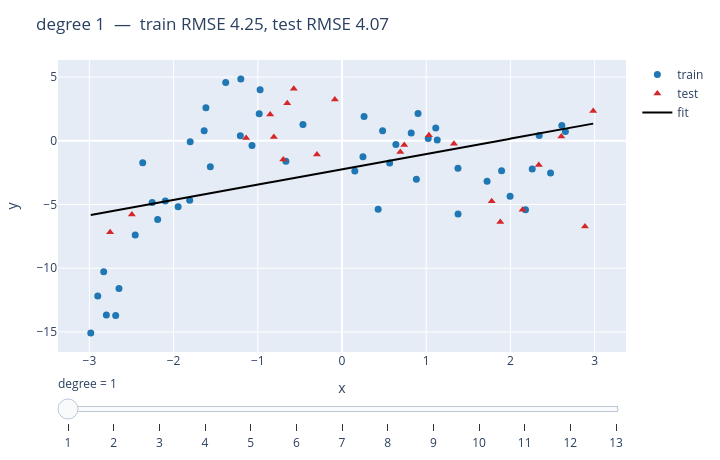

Source (notebook cell):
### Markdown cell above
## 2. 多項式回帰と過学習

特徴を多項式に拡張すると曲線も引けますが、次数を上げすぎるとノイズに食いつきます(過学習)。
下の Plotly スライダー(静的 HTML でも動く)で、次数を上げると **訓練 RMSE は下がるのにテスト RMSE が上がる** 様子を見てください。

### Code cell
x_poly, y_poly = datasets.make_polynomial_dataset(n=70, degree=3, noise=0.6, seed=0)
plotting.plotly_model_complexity(x_poly, y_poly, degrees=range(1, 14)).show()

### Figure 1 — Plotly figure (JSON) as saved in the notebook; plotly's stock layout.template omitted (floating-point values rounded to 4 significant figures; data arrays with more than 128 entries replaced by an {"elided": "..."} marker saying what was removed)
{"data": [{"marker": {"color": "#1f77b4", "size": 7}, "mode": "markers", "name": "train", "type": "scatter", "x": [1.131, -2.83, 0.5658, -2.189, -2.799, 1.723, 0.8831, -2.254, 0.6398, 1.113, 1.378, 1.895, -0.4639, -1.809, 2.653, -1.381, -0.6665, 1.377, 0.1521, -1.564, -2.984, -1.803, -2.688, -1.637, -1.208, 2.61, -2.455, -1.946, -0.9725, 0.2617, -1.616, 2.179, 0.9028, 2.342, 0.482, 0.4292, -2.901, 1.996, -2.098, 2.259, -0.9833, -2.649, -1.069, 0.2488, -1.202, -2.367, 2.477, 1.024, 0.8218], "y": [0.063, -10.29, -1.75, -6.174, -13.67, -3.179, -3.012, -4.851, -0.2972, 1.005, -5.752, -2.362, 1.27, -4.664, 0.7365, 4.569, -1.605, -2.164, -2.382, -2.031, -15.09, -0.07, -13.71, 0.7878, 0.3898, 1.206, -7.404, -5.185, 4.002, 1.899, 2.6, -5.423, 2.139, 0.4102, 0.782, -5.374, -12.19, -4.357, -4.727, -2.216, 2.121, -11.59, -0.3708, -1.254, 4.85, -1.72, -2.525, 0.1742, 0.6157]}, {"marker": {"color": "#d62728", "size": 7, "symbol": "triangle-up"}, "mode": "markers", "name": "test", "type": "scatter", "x": [-0.8532, -0.8093, 1.032, -1.139, -0.6503, 1.329, -2.496, 2.144, -0.085, 2.983, 1.88, -0.6979, -0.5727, 0.6923, -0.298, 1.778, 2.885, 2.337, 0.7391, -2.754, 2.604], "y": [2.052, 0.3009, 0.4347, 0.2098, 2.94, -0.2355, -5.78, -5.415, 3.247, 2.342, -6.368, -1.463, 4.086, -0.8787, -1.071, -4.744, -6.733, -1.898, -0.3402, -7.173, 0.3275]}, {"line": {"color": "black"}, "mode": "lines", "name": "fit", "type": "scatter", "x": {"elided": "300 float values"}, "y": {"elided": "300 float values"}}], "layout": {"height": 460, "margin": {"b": 40, "l": 50, "r": 20, "t": 60}, "sliders": [{"currentvalue": {"prefix": "degree = "}, "steps": [{"args": [["1"], {"frame": {"duration": 0, "redraw": true}, "mode": "immediate"}], "label": "1", "method": "animate"}, {"args": [["2"], {"frame": {"duration": 0, "redraw": true}, "mode": "immediate"}], "label": "2", "method": "animate"}, {"args": [["3"], {"frame": {"duration": 0, "redraw": true}, "mode": "immediate"}], "label": "3", "method": "animate"}, {"args": [["4"], {"frame": {"duration": 0, "redraw": true}, "mode": "immediate"}], "label": "4", "method": "animate"}, {"args": [["5"], {"frame": {"duration": 0, "redraw": true}, "mode": "immediate"}], "label": "5", "method": "animate"}, {"args": [["6"], {"frame": {"duration": 0, "redraw": true}, "mode": "immediate"}], "label": "6", "method": "animate"}, {"args": [["7"], {"frame": {"duration": 0, "redraw": true}, "mode": "immediate"}], "label": "7", "method": "animate"}, {"args": [["8"], {"frame": {"duration": 0, "redraw": true}, "mode": "immediate"}], "label": "8", "method": "animate"}, {"args": [["9"], {"frame": {"duration": 0, "redraw": true}, "mode": "immediate"}], "label": "9", "method": "animate"}, {"args": [["10"], {"frame": {"duration": 0, "redraw": true}, "mode": "immediate"}], "label": "10", "method": "animate"}, {"args": [["11"], {"frame": {"duration": 0, "redraw": true}, "mode": "immediate"}], "label": "11", "method": "animate"}, {"args": [["12"], {"frame": {"duration": 0, "redraw": true}, "mode": "immediate"}], "label": "12", "method": "animate"}, {"args": [["13"], {"frame": {"duration": 0, "redraw": true}, "mode": "immediate"}], "label": "13", "method": "animate"}]}], "title": {"text": "degree 1  —  train RMSE 4.25, test RMSE 4.07"}, "width": 720, "xaxis": {"title": {"text": "x"}}, "yaxis": {"title": {"text": "y"}}}}
